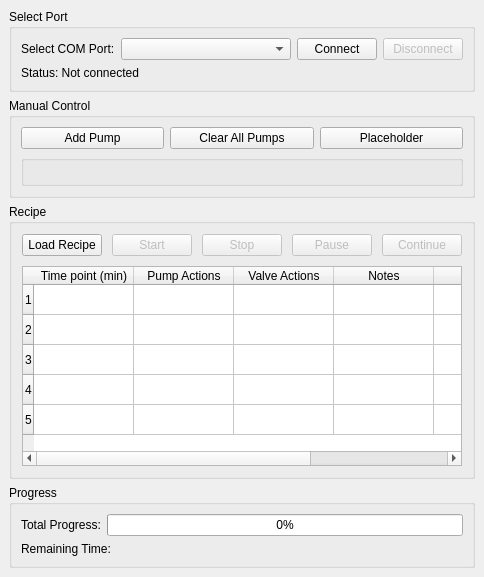
<?xml version="1.0" encoding="UTF-8"?>
<ui version="4.0">
 <class>MainWindow</class>
 <widget class="QMainWindow" name="MainWindow">
  <property name="geometry">
   <rect>
    <x>0</x>
    <y>0</y>
    <width>441</width>
    <height>568</height>
   </rect>
  </property>
  <property name="windowTitle">
   <string>MasterFlex Pump Control via Pi Pico</string>
  </property>
  <widget class="QWidget" name="centralwidget">
   <layout class="QVBoxLayout" name="_2" stretch="1,3,3,1">
    <item>
     <widget class="QGroupBox" name="selectPortGroup">
      <property name="title">
       <string>Select Port</string>
      </property>
      <layout class="QVBoxLayout" name="_3">
       <item>
        <layout class="QHBoxLayout" name="selectPortGroup_1" stretch="1,3,1,1">
         <item>
          <widget class="QLabel" name="portLabel">
           <property name="text">
            <string>Select COM Port:</string>
           </property>
          </widget>
         </item>
         <item>
          <widget class="QComboBox" name="portComboBox"/>
         </item>
         <item>
          <widget class="QPushButton" name="connectButton">
           <property name="text">
            <string>Connect</string>
           </property>
          </widget>
         </item>
         <item>
          <widget class="QPushButton" name="disconnectButton">
           <property name="enabled">
            <bool>false</bool>
           </property>
           <property name="text">
            <string>Disconnect</string>
           </property>
          </widget>
         </item>
        </layout>
       </item>
       <item>
        <widget class="QLabel" name="statusLabel">
         <property name="text">
          <string>Status: Not connected</string>
         </property>
        </widget>
       </item>
      </layout>
     </widget>
    </item>
    <item>
     <widget class="QGroupBox" name="manualControlGroup">
      <property name="title">
       <string>Manual Control</string>
      </property>
      <layout class="QVBoxLayout" name="_4" stretch="1,10">
       <item>
        <layout class="QHBoxLayout" name="manualControl_1">
         <item>
          <widget class="QPushButton" name="addPumpButton">
           <property name="text">
            <string>Add Pump</string>
           </property>
          </widget>
         </item>
         <item>
          <widget class="QPushButton" name="clearPumpsButton">
           <property name="text">
            <string>Clear All Pumps</string>
           </property>
          </widget>
         </item>
         <item>
          <widget class="QPushButton" name="pushButton">
           <property name="text">
            <string>Placeholder</string>
           </property>
          </widget>
         </item>
        </layout>
       </item>
       <item>
        <widget class="QGroupBox" name="manualControl_2">
         <layout class="QGridLayout" name="manualControl_second"/>
        </widget>
       </item>
      </layout>
     </widget>
    </item>
    <item>
     <widget class="QGroupBox" name="recipeGroup">
      <property name="title">
       <string>Recipe</string>
      </property>
      <layout class="QVBoxLayout" name="verticalLayout_3" stretch="1,20">
       <property name="spacing">
        <number>10</number>
       </property>
       <property name="leftMargin">
        <number>10</number>
       </property>
       <property name="topMargin">
        <number>10</number>
       </property>
       <property name="rightMargin">
        <number>10</number>
       </property>
       <property name="bottomMargin">
        <number>10</number>
       </property>
       <item>
        <layout class="QHBoxLayout" name="recipe_1">
         <item>
          <widget class="QPushButton" name="loadRecipeButton">
           <property name="text">
            <string>Load Recipe</string>
           </property>
          </widget>
         </item>
         <item>
          <widget class="QPushButton" name="startButton">
           <property name="enabled">
            <bool>false</bool>
           </property>
           <property name="text">
            <string>Start</string>
           </property>
          </widget>
         </item>
         <item>
          <widget class="QPushButton" name="stopButton">
           <property name="enabled">
            <bool>false</bool>
           </property>
           <property name="text">
            <string>Stop</string>
           </property>
          </widget>
         </item>
         <item>
          <widget class="QPushButton" name="pauseButton">
           <property name="enabled">
            <bool>false</bool>
           </property>
           <property name="text">
            <string>Pause</string>
           </property>
          </widget>
         </item>
         <item>
          <widget class="QPushButton" name="continueButton">
           <property name="enabled">
            <bool>false</bool>
           </property>
           <property name="text">
            <string>Continue</string>
           </property>
          </widget>
         </item>
        </layout>
       </item>
       <item>
        <widget class="QTableWidget" name="recipeTable">
         <property name="minimumSize">
          <size>
           <width>0</width>
           <height>200</height>
          </size>
         </property>
         <property name="showGrid">
          <bool>true</bool>
         </property>
         <property name="rowCount">
          <number>5</number>
         </property>
         <property name="columnCount">
          <number>6</number>
         </property>
         <attribute name="horizontalHeaderVisible">
          <bool>true</bool>
         </attribute>
         <attribute name="horizontalHeaderCascadingSectionResizes">
          <bool>true</bool>
         </attribute>
         <attribute name="horizontalHeaderShowSortIndicator" stdset="0">
          <bool>true</bool>
         </attribute>
         <attribute name="horizontalHeaderStretchLastSection">
          <bool>true</bool>
         </attribute>
         <attribute name="verticalHeaderVisible">
          <bool>true</bool>
         </attribute>
         <attribute name="verticalHeaderCascadingSectionResizes">
          <bool>true</bool>
         </attribute>
         <attribute name="verticalHeaderHighlightSections">
          <bool>true</bool>
         </attribute>
         <attribute name="verticalHeaderShowSortIndicator" stdset="0">
          <bool>true</bool>
         </attribute>
         <attribute name="verticalHeaderStretchLastSection">
          <bool>false</bool>
         </attribute>
         <row/>
         <row/>
         <row/>
         <row/>
         <row/>
         <column>
          <property name="text">
           <string>Time point (min)</string>
          </property>
         </column>
         <column>
          <property name="text">
           <string>Pump Actions</string>
          </property>
         </column>
         <column>
          <property name="text">
           <string>Valve Actions</string>
          </property>
         </column>
         <column>
          <property name="text">
           <string>Notes</string>
          </property>
         </column>
         <column>
          <property name="text">
           <string>Progress</string>
          </property>
         </column>
         <column>
          <property name="text">
           <string>Remaining time</string>
          </property>
         </column>
        </widget>
       </item>
      </layout>
     </widget>
    </item>
    <item>
     <widget class="QGroupBox" name="progressGroup">
      <property name="title">
       <string>Progress</string>
      </property>
      <layout class="QVBoxLayout" name="verticalLayout_5">
       <item>
        <layout class="QHBoxLayout" name="progressGroup_1" stretch="1,10">
         <item>
          <widget class="QLabel" name="totalProgressLabel">
           <property name="sizePolicy">
            <sizepolicy hsizetype="MinimumExpanding" vsizetype="MinimumExpanding">
             <horstretch>1</horstretch>
             <verstretch>1</verstretch>
            </sizepolicy>
           </property>
           <property name="text">
            <string>Total Progress:</string>
           </property>
          </widget>
         </item>
         <item>
          <widget class="QProgressBar" name="totalProgressBar">
           <property name="sizePolicy">
            <sizepolicy hsizetype="MinimumExpanding" vsizetype="MinimumExpanding">
             <horstretch>8</horstretch>
             <verstretch>1</verstretch>
            </sizepolicy>
           </property>
           <property name="value">
            <number>0</number>
           </property>
          </widget>
         </item>
        </layout>
       </item>
       <item>
        <layout class="QHBoxLayout" name="progressGroup_2">
         <item>
          <widget class="QLabel" name="remainingTimeLabel">
           <property name="text">
            <string>Remaining Time:</string>
           </property>
          </widget>
         </item>
        </layout>
       </item>
      </layout>
     </widget>
    </item>
   </layout>
  </widget>
 </widget>
 <resources/>
 <connections/>
</ui>
